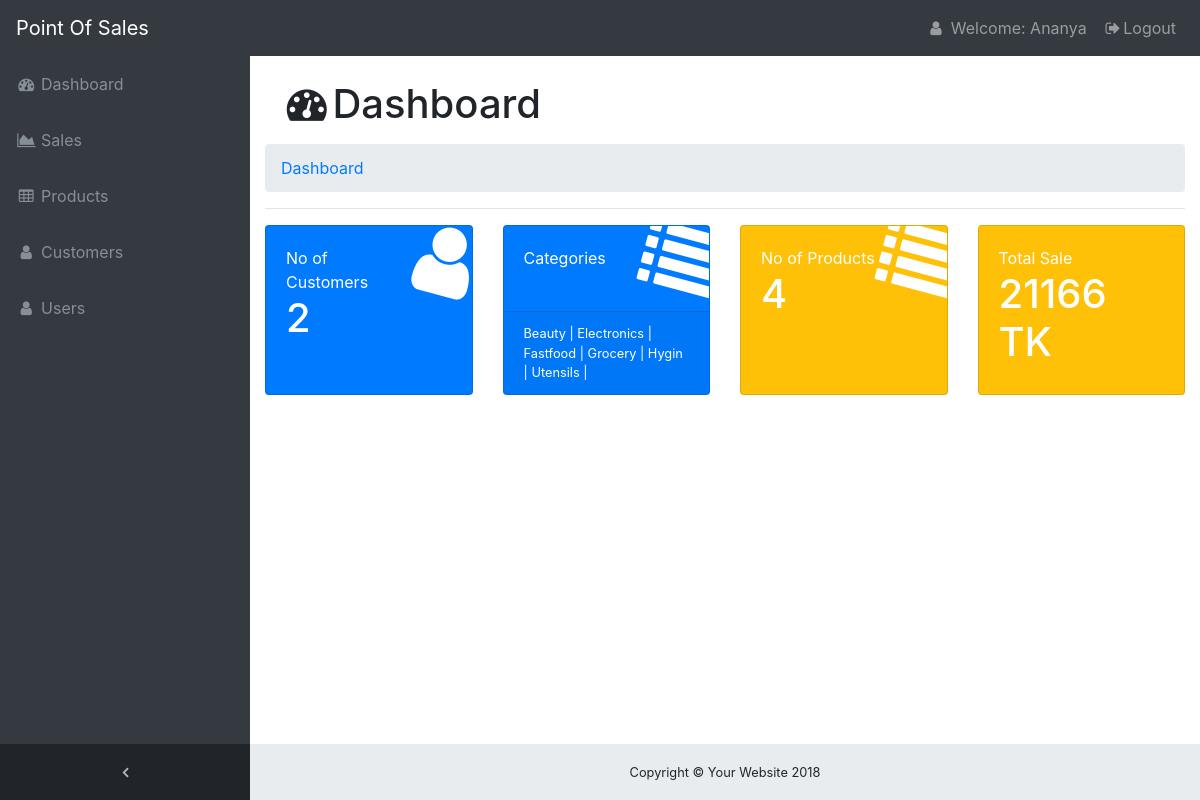
Page /Homepage.php (signed in) on the committed database.
### tables this page shows
CREATE TABLE `product_category` (
  `category_id` int(11) NOT NULL,
  `category_name` varchar(255) NOT NULL
);

### Homepage.php (the view, shortened to what this page needs)
<!DOCTYPE html>
<html lang="en">
<head>
  <link href="vendor/bootstrap/css/bootstrap.min.css" rel="stylesheet">
  <link href="vendor/font-awesome/css/font-awesome.min.css" rel="stylesheet" type="text/css">
  <link href="css/sb-admin.css" rel="stylesheet">
<?php
$invoice=rand();
?>
</head>
<body class="fixed-nav sticky-footer bg-dark" id="page-top">
  <nav class="navbar navbar-expand-lg navbar-dark bg-dark fixed-top" id="mainNav">
    <a class="navbar-brand" href="Homepage.php">Point Of Sales</a>
    <div class="collapse navbar-collapse" id="navbarResponsive">
      <ul class="navbar-nav navbar-sidenav" id="exampleAccordion">
        <li class="nav-item" data-toggle="tooltip" data-placement="right" title="Dashboard">
          <a class="nav-link" href="Homepage.php">
            <i class="fa fa-fw fa-dashboard"></i>
            <span class="nav-link-text">Dashboard</span>
          </a>
        </li>
        <li class="nav-item" data-toggle="tooltip" data-placement="right" title="Sales">
         <a class="nav-link" href="sales.php?invoice=<?php echo $invoice ?>">
            <i class="fa fa-fw fa-area-chart"></i>
            <span class="nav-link-text">Sales</span>
          </a>
        </li>
        <li class="nav-item" data-toggle="tooltip" data-placement="right" title="Products">
          <a class="nav-link" href="product.php">
            <i class="fa fa-fw fa-table"></i>
            <span class="nav-link-text">Products</span>
          </a>
        </li>
        <li class="nav-item" data-toggle="tooltip" data-placement="right" title="Customers">
          <a class="nav-link" href="customer.php">
            <i class="fa fa-fw fa-user"></i>
            <span class="nav-link-text">Customers</span>
          </a>
        </li>
        <li class="nav-item" data-toggle="tooltip" data-placement="right" title="Users">
          <a class="nav-link" href="user.php">
            <i class="fa fa-fw fa-user"></i>
            <span class="nav-link-text">Users</span>
          </a>
        </li>
      </ul>
      <ul class="navbar-nav sidenav-toggler">
        <li class="nav-item">
          <a class="nav-link text-center" id="sidenavToggler">
            <i class="fa fa-fw fa-angle-left"></i>
          </a>
        </li>
      </ul>
           <ul class="navbar-nav ml-auto">
             <li class="nav-item">
            <a class="nav-link" data-toggle="modal" data-target="#WModal"><i class="fa fa-fw fa-user"></i> Welcome: <?php echo $_SESSION['user_name'] ?> </a>
            </li>
             <li class="nav-item">
             <a class="nav-link" data-toggle="modal" data-target="#exampleModal">
                <i class="fa fa-fw fa-sign-out"></i>Logout</a>
             </li>
      </ul>
    </div>
  </nav>
  <div class="content-wrapper">
    <div class="container-fluid">
       <div class="nav-link">
          <h1><i class="fa fa-fw fa-dashboard"></i>Dashboard</h1>
        </div>
      <ol class="breadcrumb">
        <li class="breadcrumb-item">
          <a href="Hompage.php">Dashboard</a>
        </li>
      </ol>
      <hr>
      <div class="row">
        <div class="col-xl-3 col-sm-6 mb-3">
          <div class="card text-white bg-primary o-hidden h-100">
            <div class="card-body">
              <div class="card-body-icon">
                <i class="fa fa-fw fa-user"></i>
              </div>
              <div class="mr-5">No of Customers</div>
                <?php
               include 'dbms.php' ;
                $sql="SELECT count(customer_id) FROM `customer` WHERE 1" ;
                    $res=mysqli_query($conn,$sql);
                $row=mysqli_fetch_assoc($res);
                 ?>
                <h1><?php echo $row['count(customer_id)'] ?> </h1>
              </div>
          </div>
        </div>
        <div class="col-xl-3 col-sm-6 mb-3">
          <div class="card text-white bg-primary o-hidden h-100">
            <div class="card-body">
              <div class="card-body-icon">
                <i class="fa fa-fw fa-list"></i>
              </div>
              <div class="mr-5">Categories</div>
            </div>
            <span class="card-footer text-white clearfix small z-1" >
                <?php
               include 'dbms.php' ;
                $sql="SELECT category_name FROM `product_category` WHERE 1" ;
                    $res=mysqli_query($conn,$sql);
                    while($row=mysqli_fetch_assoc($res)){ ?>
                  <span><?php echo $row['category_name'] ?> |</span>
                <?php } ?>
              </span>
          </div>
        </div>
        <div class="col-xl-3 col-sm-6 mb-3">
          <div class="card text-white bg-warning o-hidden h-100">
            <div class="card-body">
              <div class="card-body-icon">
                <i class="fa fa-fw fa-list"></i>
              </div>
              <div class="mr-5">No of Products</div>
                <?php
               include 'dbms.php' ;
                $sql="SELECT count(product_id) FROM `product` WHERE 1" ;
                    $res=mysqli_query($conn,$sql);
                $row=mysqli_fetch_assoc($res);
                 ?>
                <h1><?php echo $row['count(product_id)'] ?> </h1>
              </div>
          </div>
        </div>
        <div class="col-xl-3 col-sm-6 mb-3">
          <div class="card text-white bg-warning o-hidden h-100">
            <div class="card-body">
              <div class="card-body-icon">
                <i class="fa fa-fw fa-cart"></i>
              </div>
              <div class="mr-5">Total Sale</div>
                <?php
               include 'dbms.php' ;
                $sql="SELECT sum(Amount) FROM `sales` WHERE 1" ;
                    $res=mysqli_query($conn,$sql);
                $row=mysqli_fetch_assoc($res);
                 ?>
                <h1><?php echo $row['sum(Amount)'] ?> TK </h1>
              </div>
          </div>
        </div>
      </div>
    </div>
    <footer class="sticky-footer">
      <div class="container">
        <div class="text-center">
          <small>Copyright © Your Website 2018</small>
        </div>
      </div>
    </footer>
  </div>
</body>
</html>

### css/sb-admin.css (style rules this page uses)
html { position: relative; min-height: 100%; }
body { overflow-x: hidden; }
body.sticky-footer { margin-bottom: 56px; }
body.sticky-footer .content-wrapper { min-height: calc(100vh - 56px - 56px); }
body.fixed-nav { padding-top: 56px; }
.content-wrapper { min-height: calc(100vh - 56px); padding-top: 1rem; }
.o-hidden { overflow: hidden !important; }
.z-1 { z-index: 1; }
#mainNav .navbar-collapse { overflow: auto; max-height: 75vh; }
#mainNav .navbar-collapse .navbar-nav .nav-item .nav-link { cursor: pointer; }
#mainNav .navbar-collapse .sidenav-toggler { display: none; }
@media (min-width: 992px) { #mainNav .navbar-brand { width: 250px; } }
@media (min-width: 992px) { #mainNav .navbar-collapse { overflow: visible; max-height: none; } }
@media (min-width: 992px) { #mainNav .navbar-collapse .navbar-sidenav { position: absolute; top: 0; left: 0; -webkit-flex-direction: column; -ms-flex-direction: column; flex-direction: column; margin-top: 56px; } }
@media (min-width: 992px) { #mainNav .navbar-collapse .navbar-sidenav > .nav-item { width: 250px; padding: 0; } }
@media (min-width: 992px) { #mainNav .navbar-collapse .navbar-sidenav > .nav-item > .nav-link { padding: 1em; } }
#mainNav.fixed-top .sidenav-toggler { display: none; }
@media (min-width: 992px) { #mainNav.fixed-top .navbar-sidenav { height: calc(100vh - 112px); } }
@media (min-width: 992px) { #mainNav.fixed-top .sidenav-toggler { position: absolute; top: 0; left: 0; display: flex; -webkit-flex-direction: column; -ms-flex-direction: column; flex-direction: column; margin-top: calc(100vh - 56px); } }
@media (min-width: 992px) { #mainNav.fixed-top .sidenav-toggler > .nav-item { width: 250px; padding: 0; } }
@media (min-width: 992px) { #mainNav.fixed-top .sidenav-toggler > .nav-item > .nav-link { padding: 1em; } }
#mainNav.fixed-top.navbar-dark .sidenav-toggler { background-color: #212529; }
#mainNav.fixed-top.navbar-dark .sidenav-toggler a i { color: #adb5bd; }
.content-wrapper { overflow-x: hidden; background: white; }
@media (min-width: 992px) { .content-wrapper { margin-left: 250px; } }
#sidenavToggler i { font-weight: 800; }
#mainNav.navbar-dark .navbar-collapse .navbar-sidenav > .nav-item > .nav-link { color: #868e96; }
@media (min-width: 992px) { #mainNav.navbar-dark .navbar-collapse .navbar-sidenav { background: #343a40; } }
.card-body-icon { position: absolute; z-index: 0; top: -25px; right: -25px; font-size: 5rem; -webkit-transform: rotate(15deg); -ms-transform: rotate(15deg); transform: rotate(15deg); }
footer.sticky-footer { position: absolute; right: 0; bottom: 0; width: 100%; height: 56px; background-color: #e9ecef; line-height: 55px; }
@media (min-width: 992px) { footer.sticky-footer { width: calc(100% - 250px); } }

### rows in the picture
product_category: category_name "Beauty"
product_category: category_name "Electronics"
product_category: category_name "Fastfood"
product_category: category_name "Grocery"
product_category: category_name "Hygin"
product_category: category_name "Utensils"

### other values in the picture
$_SESSION['user_name'] "Ananya"
$row['count(customer_id)'] "2"
$row['count(product_id)'] "4"
$row['sum(Amount)'] "21166"
